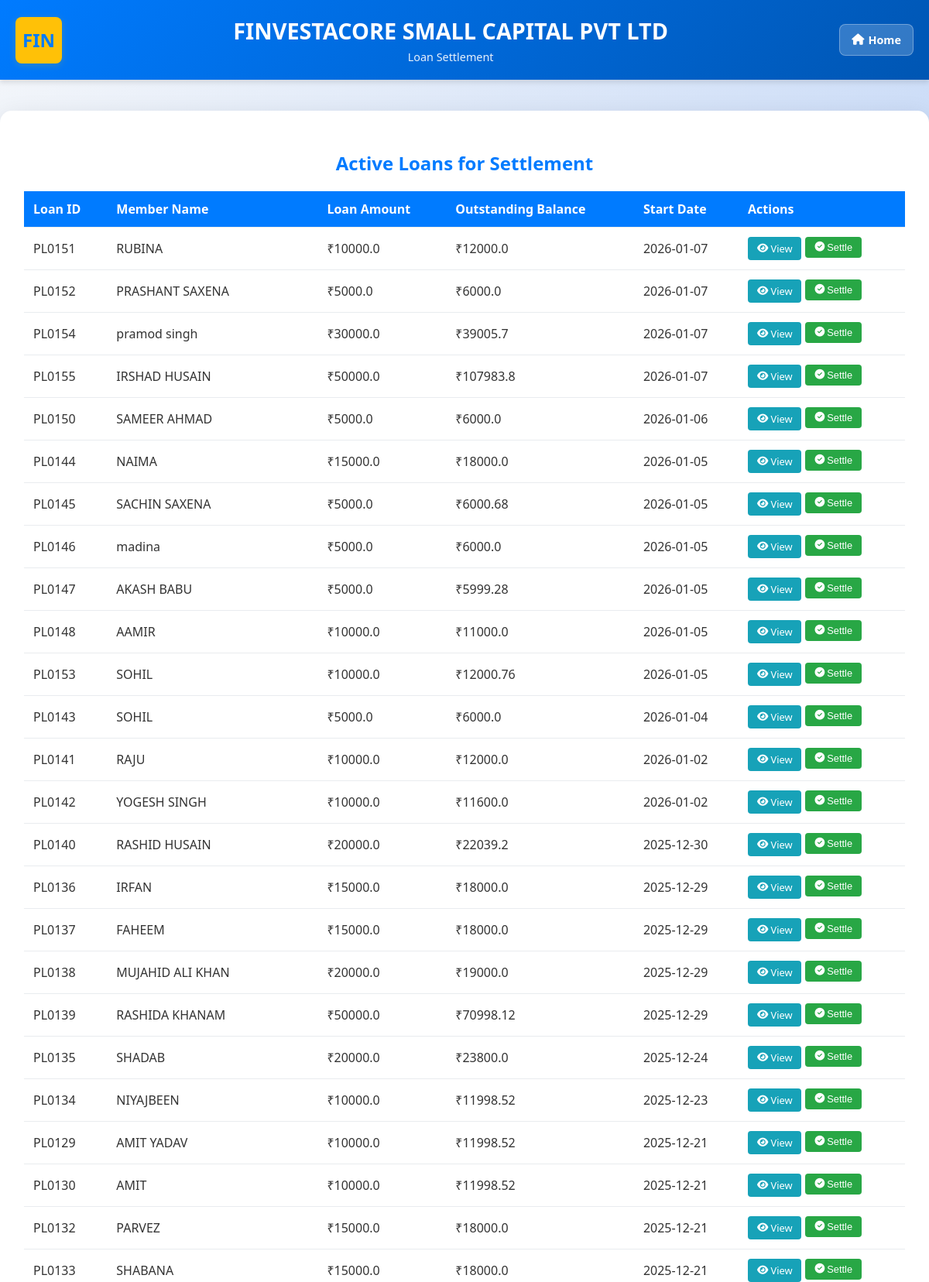
The app's page /loan_settlement (upper part) with its own data.
### tables this page shows
CREATE TABLE loans (
                loan_id TEXT PRIMARY KEY,
                member_id TEXT,
                loan_type TEXT,
                amount REAL,
                purpose TEXT,
                tenure_months INTEGER,
                tenure_days INTEGER,
                interest_rate REAL,
                emi REAL,
                repayment_type TEXT,
                guarantor_id TEXT,
                status TEXT DEFAULT 'Pending',
                date_issued TEXT,
                loan_date TEXT,
                payment_mode TEXT,
                ref_id TEXT,
                emi_start_date TEXT,
                emi_end_date TEXT
            , total_paid REAL DEFAULT 0, due_amount REAL, loan_closed_date TEXT, emi_type TEXT);

CREATE TABLE members (
                id TEXT PRIMARY KEY,
                date_joined TEXT,
                full_name TEXT NOT NULL,
                father_name TEXT,
                gender TEXT,
                dob TEXT,
                marital_status TEXT,
                spouse_name TEXT,
                phone_number TEXT UNIQUE NOT NULL,
                address TEXT,
                pincode TEXT,
                district TEXT,
                state TEXT,
                aadhaar TEXT UNIQUE,
                pan TEXT UNIQUE,
                ifsc TEXT,
                account_number TEXT,
                bank_branch TEXT,
                bank_address TEXT,
                guarantor_name TEXT,
                guarantor_mobile TEXT,
                guarantor_address TEXT
            , education TEXT, occupation TEXT, nominee_dob TEXT, nominee_age TEXT, nominee_name TEXT NOT NULL DEFAULT "", nominee_relation TEXT NOT NULL DEFAULT "", guarantor_relation TEXT NOT NULL DEFAULT "");

### app.py (the view)
@app.route('/loan_settlement')
def loan_settlement():
    loans_list = []
    with get_db_connection() as conn:
        cursor = conn.cursor()
        cursor.execute("""
            SELECT l.loan_id, l.amount as loan_amount, l.due_amount as outstanding_balance,
                   l.loan_date as start_date, m.full_name as member_name
            FROM loans l
            JOIN members m ON l.member_id = m.id
            WHERE l.due_amount > 0 AND l.status = 'Active'
            ORDER BY l.loan_date DESC
        """)
        rows = cursor.fetchall()
        for row in rows:
            loans_list.append(dict(row))
    return render_template('loan_settlement.html', loans=loans_list)

### app.py (called while the page is built)
def get_db_connection():
    conn = sqlite3.connect(DB_PATH)
    conn.row_factory = sqlite3.Row # Allows dict-like access
    return conn

### templates/loan_settlement.html (shortened to what this page needs)
<!DOCTYPE html>
<html lang="en">
<head>
    <link rel="stylesheet" href="https://cdnjs.cloudflare.com/ajax/libs/font-awesome/6.4.0/css/all.min.css">
</head>
<body>
    <header>
        <div class="header-left">
            <div class="logo">FIN</div>
        </div>
        <div class="header-center">
            <h1>FINVESTACORE SMALL CAPITAL PVT LTD</h1>
            <p>Loan Settlement</p>
        </div>
        <a href="/" class="home-button" title="Go Home">
            <i class="fas fa-home"></i> Home
        </a>
    </header>
    <div class="container">
        <h2>Active Loans for Settlement</h2>
        {% if loans %}
            <table class="loans-table">
                <thead>
                    <tr>
                        <th>Loan ID</th>
                        <th>Member Name</th>
                        <th>Loan Amount</th>
                        <th>Outstanding Balance</th>
                        <th>Start Date</th>
                        <th>Actions</th>
                    </tr>
                </thead>
                <tbody>
                    {% for loan in loans %}
                    <tr>
                        <td>{{ loan.loan_id }}</td>
                        <td>{{ loan.member_name or 'N/A' }}</td>
                        <td>₹{{ loan.loan_amount or 0 }}</td>
                        <td>₹{{ loan.outstanding_balance or 0 }}</td>
                        <td>{{ loan.start_date or 'N/A' }}</td>
                        <td>
                            <div class="action-buttons">
                                <a href="{{ url_for('view_loan', loan_id=loan.loan_id) }}" class="btn btn-view" title="View Details">
                                    <i class="fas fa-eye"></i> View
                                </a>
                                <form method="POST" action="{{ url_for('settle_loan', loan_id=loan.loan_id) }}" style="display: inline;" onsubmit="return confirm('Are you sure you want to settle Loan {{ loan.loan_id }}?');">
                                    <button type="submit" class="btn btn-settle">
                                        <i class="fas fa-check-circle"></i> Settle
                                    </button>
                                </form>
                            </div>
                        </td>
                    </tr>
                    {% endfor %}
                </tbody>
            </table>
        {% else %}
            <div class="no-loans">
                <p>No active loans available for settlement.</p>
                <a href="{{ url_for('loan_list') }}" class="back-btn">View All Loans</a>
            </div>
        {% endif %}
    </div>
</body>
</html>

### templates/loan_settlement.html (style rules this page uses)
body { font-family: 'Segoe UI', Tahoma, Geneva, Verdana, sans-serif; margin: 0; padding: 0; background: linear-gradient(135deg, #f5f7fa 0%, #3079ee 100%); color: #333; }
header { background: linear-gradient(135deg, #007bff 0%, #0056b3 100%); color: white; padding: 20px; box-shadow: 0 4px 6px rgba(7, 2, 2, 0.1); display: flex; align-items: center; justify-content: space-between; }
.header-left { display: flex; align-items: center; gap: 15px; }
.logo { width: 60px; height: 60px; border-radius: 8px; box-shadow: 0 2px 10px rgba(241, 198, 4, 0.2); background-color: #ffc107; display: flex; align-items: center; justify-content: center; font-size: 1.5em; font-weight: bold; color: #007bff; }
.home-button { background: rgba(255, 255, 255, 0.2); color: white; border: 1px solid rgba(255, 255, 255, 0.3); padding: 10px 15px; border-radius: 8px; cursor: pointer; font-size: 0.9em; font-weight: bold; text-decoration: none; display: inline-flex; align-items: center; gap: 5px; transition: all 0.3s ease; }
.header-center { flex: 1; text-align: center; }
.header-center h1 { margin: 0; font-size: 1.8em; }
.header-center p { margin: 5px 0 0 0; font-size: 0.9em; opacity: 0.9; }
.container { max-width: 1200px; margin: 40px auto; padding: 30px; background: white; border-radius: 15px; box-shadow: 0 8px 32px rgba(0, 0, 0, 0.1); border: 1px solid rgba(255, 255, 255, 0.2); }
h2 { color: #007bff; text-align: center; margin-bottom: 20px; }
.loans-table { width: 100%; border-collapse: collapse; margin-top: 20px; }
.loans-table th, .loans-table td { padding: 12px; text-align: left; border-bottom: 1px solid #e9ecef; }
.loans-table th { background-color: #007bff; color: white; font-weight: bold; }
.action-buttons { display: flex; gap: 5px; flex-wrap: wrap; }
.btn { padding: 6px 12px; border: none; border-radius: 4px; cursor: pointer; font-size: 0.8em; text-decoration: none; display: inline-flex; align-items: center; gap: 3px; transition: all 0.3s ease; }
.btn-settle { background: #28a745; color: white; }
.btn-view { background: #17a2b8; color: white; }

### records on screen
loans: loan_id "PL0151", full_name "RUBINA", amount "10000.0", due_amount "12000.0", loan_date "2026-01-07"
loans: loan_id "PL0152", full_name "PRASHANT SAXENA", amount "5000.0", due_amount "6000.0", loan_date "2026-01-07"
loans: loan_id "PL0154", full_name "pramod singh", amount "30000.0", due_amount "39005.7", loan_date "2026-01-07"
loans: loan_id "PL0155", full_name "IRSHAD HUSAIN", amount "50000.0", due_amount "107983.8", loan_date "2026-01-07"
loans: loan_id "PL0150", full_name "SAMEER AHMAD", amount "5000.0", due_amount "6000.0", loan_date "2026-01-06"
loans: loan_id "PL0144", full_name "NAIMA", amount "15000.0", due_amount "18000.0", loan_date "2026-01-05"
loans: loan_id "PL0145", full_name "SACHIN SAXENA", amount "5000.0", due_amount "6000.68", loan_date "2026-01-05"
loans: loan_id "PL0146", full_name "madina", amount "5000.0", due_amount "6000.0", loan_date "2026-01-05"
loans: loan_id "PL0147", full_name "AKASH BABU", amount "5000.0", due_amount "5999.28", loan_date "2026-01-05"
loans: loan_id "PL0148", full_name "AAMIR", amount "10000.0", due_amount "11000.0", loan_date "2026-01-05"
loans: loan_id "PL0153", full_name "SOHIL", amount "10000.0", due_amount "12000.76", loan_date "2026-01-05"
loans: loan_id "PL0143", full_name "SOHIL", amount "5000.0", due_amount "6000.0", loan_date "2026-01-04"
loans: loan_id "PL0141", full_name "RAJU", amount "10000.0", due_amount "12000.0", loan_date "2026-01-02"
loans: loan_id "PL0142", full_name "YOGESH SINGH", amount "10000.0", due_amount "11600.0", loan_date "2026-01-02"
loans: loan_id "PL0140", full_name "RASHID HUSAIN", amount "20000.0", due_amount "22039.2", loan_date "2025-12-30"
loans: loan_id "PL0136", full_name "IRFAN", amount "15000.0", due_amount "18000.0", loan_date "2025-12-29"
loans: loan_id "PL0137", full_name "FAHEEM", amount "15000.0", due_amount "18000.0", loan_date "2025-12-29"
loans: loan_id "PL0138", full_name "MUJAHID ALI KHAN", amount "20000.0", due_amount "19000.0", loan_date "2025-12-29"
loans: loan_id "PL0139", full_name "RASHIDA KHANAM", amount "50000.0", due_amount "70998.12", loan_date "2025-12-29"
loans: loan_id "PL0135", full_name "SHADAB", amount "20000.0", due_amount "23800.0", loan_date "2025-12-24"
loans: loan_id "PL0134", full_name "NIYAJBEEN", amount "10000.0", due_amount "11998.52", loan_date "2025-12-23"
loans: loan_id "PL0129", full_name "AMIT YADAV", amount "10000.0", due_amount "11998.52", loan_date "2025-12-21"
loans: loan_id "PL0130", full_name "AMIT", amount "10000.0", due_amount "11998.52", loan_date "2025-12-21"
loans: loan_id "PL0132", full_name "PARVEZ", amount "15000.0", due_amount "18000.0", loan_date "2025-12-21"
loans: loan_id "PL0133", full_name "SHABANA", amount "15000.0", due_amount "18000.0", loan_date "2025-12-21"
